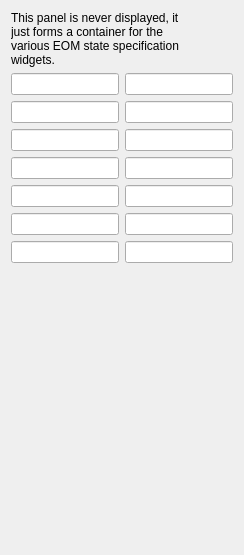
          <widget class="QWidget" name="AdvancedEOMStates">
           <layout class="QVBoxLayout" name="verticalLayout_3">
            <item>
             <widget class="QLabel" name="label_38">
              <property name="text">
               <string>This panel is never displayed, it 
just forms a container for the 
various EOM state specification 
widgets.</string>
              </property>
             </widget>
            </item>
            <item>
             <layout class="QGridLayout" name="gridLayout_10">
              <item row="0" column="0">
               <widget class="QLineEdit" name="ee_states"/>
              </item>
              <item row="0" column="1">
               <widget class="QLineEdit" name="ee_singlets"/>
              </item>
              <item row="1" column="0">
               <widget class="QLineEdit" name="ee_triplets"/>
              </item>
              <item row="1" column="1">
               <widget class="QLineEdit" name="sf_states"/>
              </item>
              <item row="2" column="0">
               <widget class="QLineEdit" name="dsf_states"/>
              </item>
              <item row="2" column="1">
               <widget class="QLineEdit" name="dip_states"/>
              </item>
              <item row="3" column="0">
               <widget class="QLineEdit" name="dip_singlets"/>
              </item>
              <item row="3" column="1">
               <widget class="QLineEdit" name="dip_triplets"/>
              </item>
              <item row="4" column="0">
               <widget class="QLineEdit" name="ea_states"/>
              </item>
              <item row="4" column="1">
               <widget class="QLineEdit" name="eom_ea_alpha"/>
              </item>
              <item row="5" column="0">
               <widget class="QLineEdit" name="eom_ea_beta"/>
              </item>
              <item row="5" column="1">
               <widget class="QLineEdit" name="ip_states"/>
              </item>
              <item row="6" column="0">
               <widget class="QLineEdit" name="eom_ip_alpha"/>
              </item>
              <item row="6" column="1">
               <widget class="QLineEdit" name="eom_ip_beta"/>
              </item>
             </layout>
            </item>
            <item>
             <spacer name="verticalSpacer_2">
              <property name="orientation">
               <enum>Qt::Vertical</enum>
              </property>
              <property name="sizeHint" stdset="0">
               <size>
                <width>20</width>
                <height>281</height>
               </size>
              </property>
             </spacer>
            </item>
           </layout>
          </widget>
